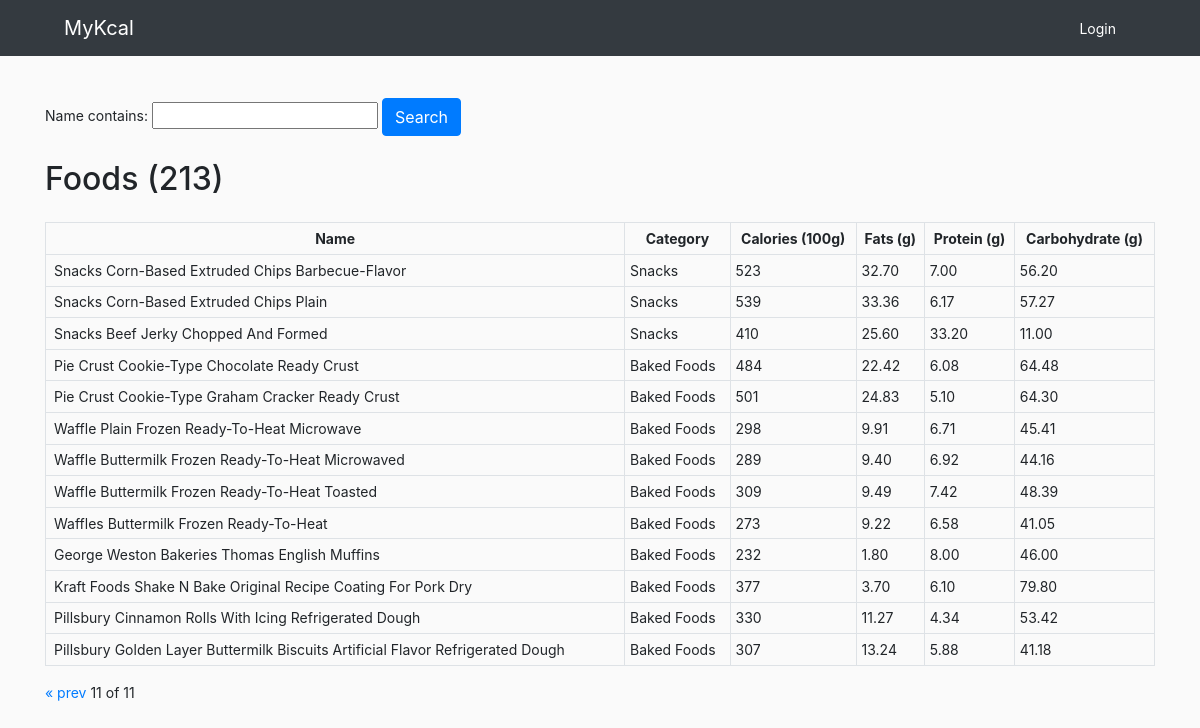
Page /?page=11 on the committed database.
### MyKcal/models.py (models this page shows, shortened)
class Food(models.Model):
    category = models.ForeignKey(Category, on_delete=models.CASCADE)
    name = models.CharField(max_length=200)
    calories=models.IntegerField()
    fat = models.DecimalField(max_digits=5, decimal_places=2, default=0)
    protein = models.DecimalField(max_digits=5, decimal_places=2, default=0)
    carbohydrate = models.DecimalField(max_digits=5, decimal_places=2, default=0)
    class Meta:
        ordering = ['name']

class Category(models.Model):
    CATEGORY_OPTIONS = (
        ('Baked Foods','Baked Foods'),
        ('Snacks','Snacks'),
        ('Sweets','Sweets'),
        ('Vegetables','Vegetables'),
        ('American India','American Indian'),
        ('Restaurant Foods','Restaurant Foods'),
        ('Beverages','Beverages'),
        ('Fats and Oils','Fats and Oils'),
        ('Meats','Meats'),
        ('Dairy and Egg Products','Dairy and Egg Products'),
        ('Baby Foods','Baby Foods'),
        ('Breakfast Cereals','Breakfast Cereals'),
        ('Soups and Sauces','Soups and Sauces'),
        ('Beans and Lentils','Beans and Lentils'),
        ('Fish','Fish'),
        ('Fruits','Fruits'),
        ('Grains and Pasta','Grains and Pasta'),
        ('Nuts and Seeds','Nuts and Seeds'),
        ('Fast Foods','Fast Foods'),
        ('Spices and Herbs','Spices and Herbs'),
        ('Prepared Meals','Prepared Meals'),
    )
    name=models.CharField(max_length=50, choices=CATEGORY_OPTIONS)
    class Meta:
        ordering = ['name']

### MyKcal/views.py (the view)
# urls.py: 2. Add a URL to urlpatterns:  path('', views.home, name='home')
def home(request):
    foods = Food.objects.filter().order_by('-pk')
    myfilter = FoodFilter(request.GET, queryset=foods)
    foods = myfilter.qs
    paginator = Paginator(foods, 20)
    page_number = request.GET.get('page')
    page_obj = paginator.get_page(page_number)
    context={'myfilter': myfilter, 'page_obj': page_obj, 'cnt': foods.count()}
    return render(request, 'home.html', context)

### MyKcal/templates/home.html (shortened to what this page needs)
{% load static %}
<!DOCTYPE html>
<html lang="en">
  <head>
    <link rel="stylesheet" href="https://stackpath.bootstrapcdn.com/bootstrap/4.5.0/css/bootstrap.min.css"
0>
  </head>
  <body>
    {% include 'nav.html' %}
    <br>
    <br>
    <div class="container">
    {% block content %}
      <div class="row">
        <div class="col">
          <div class="search-form">
            <form method="get">
              {{myfilter.form}}
              <button class="btn btn-primary" type="submit">Search</button>
            </form>
          </div>
        </div>
      </div>
      <h2 class="my-4">Foods ({{cnt}})</h2>
      <div class="row mt-3">
        <div class="col-md">
          <div class="food-data">
            {% if page_obj %}
              <table id="sortTable" class="table table-sm table-bordered" cellspacing="0">
                <tr class="text-center">
                  <th>Name</th>
                  <th>Category</th>
                  <th>Calories (100g)</th>
                  <th>Fats (g)</th>
                  <th>Protein (g)</th>
                  <th>Carbohydrate (g)</th>
                </tr>
                {% for food in page_obj %}
                  <tr>
                    {% if request.user.pk %}
                      <td class="px-2"><a href={% url 'updateFood' id=food.pk %}>{{food.name}}</a></td>
                    {% else %}
                      <td class="px-2">{{food.name}}</td>
                    {% endif %}
                    <td>{{food.category.name}}</td>
                    <td> {{food.calories}}</td>
                    <td> {{food.fat}}</td>
                    <td> {{food.protein}}</td>
                    <td> {{food.carbohydrate}}</td>
                  </tr>
                {% endfor %}
              </table>
              <div class="pagination">
                <span class="step-links">
                  {% if page_obj.has_previous %}
                    <a href="?page=1">&laquo;</a>
                    <a href="?page={{ page_obj.previous_page_number }}">prev</a>
                  {% endif %}
                  <span class="current">
                    {{ page_obj.number }} of {{ page_obj.paginator.num_pages }}
                  </span>
                </span>
              </div>
            {% else %}
              <p class="mx-3">There are no foods in the system.</p>
            {% endif %}
          </div>
        </div>
      </div>
    {% endblock %}
    </div>
  </body>
</html>

### MyKcal/templates/home.html (style rules this page uses)
body { background-color: #FAFAFA; font-size: 14px; }

### rows in the picture
Food: name "Snacks Corn-Based Extruded Chips Barbecue-Flavor", category.name "Snacks", calories "523", fat "32.70", protein "7.00", carbohydrate "56.20"
Food: name "Snacks Corn-Based Extruded Chips Plain", category.name "Snacks", calories "539", fat "33.36", protein "6.17", carbohydrate "57.27"
Food: name "Snacks Beef Jerky Chopped And Formed", category.name "Snacks", calories "410", fat "25.60", protein "33.20", carbohydrate "11.00"
Food: name "Pie Crust Cookie-Type Chocolate Ready Crust", category.name "Baked Foods", calories "484", fat "22.42", protein "6.08", carbohydrate "64.48"
Food: name "Pie Crust Cookie-Type Graham Cracker Ready Crust", category.name "Baked Foods", calories "501", fat "24.83", protein "5.10", carbohydrate "64.30"
Food: name "Waffle Plain Frozen Ready-To-Heat Microwave", category.name "Baked Foods", calories "298", fat "9.91", protein "6.71", carbohydrate "45.41"
Food: name "Waffle Buttermilk Frozen Ready-To-Heat Microwaved", category.name "Baked Foods", calories "289", fat "9.40", protein "6.92", carbohydrate "44.16"
Food: name "Waffle Buttermilk Frozen Ready-To-Heat Toasted", category.name "Baked Foods", calories "309", fat "9.49", protein "7.42", carbohydrate "48.39"
Food: name "Waffles Buttermilk Frozen Ready-To-Heat", category.name "Baked Foods", calories "273", fat "9.22", protein "6.58", carbohydrate "41.05"
Food: name "George Weston Bakeries Thomas English Muffins", category.name "Baked Foods", calories "232", fat "1.80", protein "8.00", carbohydrate "46.00"
Food: name "Kraft Foods Shake N Bake Original Recipe Coating For Pork Dry", category.name "Baked Foods", calories "377", fat "3.70", protein "6.10", carbohydrate "79.80"
Food: name "Pillsbury Cinnamon Rolls With Icing Refrigerated Dough", category.name "Baked Foods", calories "330", fat "11.27", protein "4.34", carbohydrate "53.42"
Food: name "Pillsbury Golden Layer Buttermilk Biscuits Artificial Flavor Refrigerated Dough", category.name "Baked Foods", calories "307", fat "13.24", protein "5.88", carbohydrate "41.18"

### other values in the picture
{{ cnt }} "213"
{{ page_obj.number }} "11"
{{ page_obj.paginator.num_pages }} "11"
